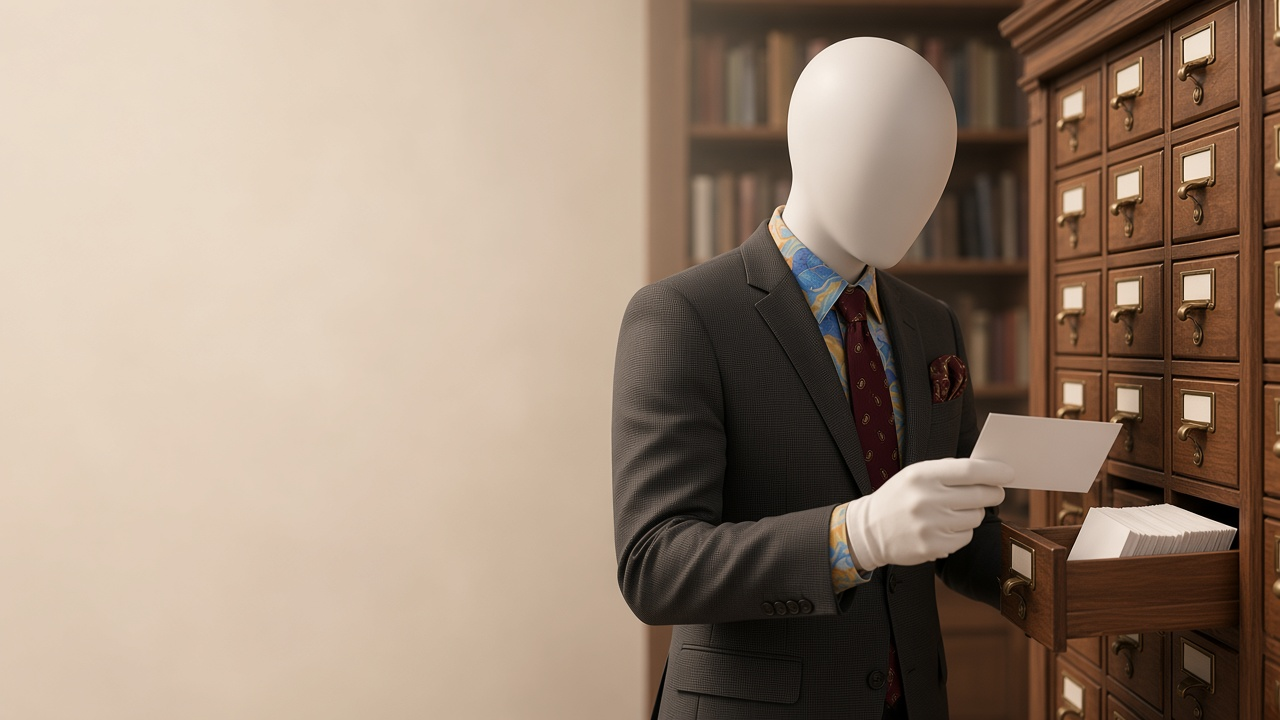
#> input picture assets/images/sparseup/pictures/pj01_fichero.jpg, 1280 x 720 px, found by its file name
$ python -i make_sparseup_boards.py   (imports and definitions only)
#> lines starting #> are read from the running program, lines starting #| are printed output that depends on the picture
"""Write storyboards/sparseup/moduleN.yaml for the SPARSEUP paper-breakdown (video 9).

The script follows /workspace/direction/sparseup/storyboard.md. Graphics already drawn
at 1920×1080 live in /workspace/direction/sparseup/assets/; this copies or crops them
into assets/images/sparseup/moduleN/<id>.png (or .jpg for the character stills).
CARD shots are editorial text_overlay (no photo). Module 1 has no title card; modules
2-11 open with a 2 s title card. The last module ends with 2 s of silence and the
series card. On screen, only figures that appear in the script.

Run from the repo root:
  .venv/bin/python -m scripts.make_sparseup_boards
"""
from __future__ import annotations

import shutil
from pathlib import Path

import yaml
from PIL import Image, ImageDraw, ImageEnhance, ImageFilter, ImageFont

from scripts.make_japon_boards import NoAliases
from studio.parse import parse_script
from studio.storyboard import check_coverage, load as load_board

ROOT = Path(__file__).resolve().parents[1]
SRC = Path("/workspace/direction/sparseup/assets")
PIC = ROOT / "assets/images/sparseup/pictures"
OUT = ROOT / "storyboards/sparseup"
IMAGES = ROOT / "assets/images/sparseup"
SCRIPT = ROOT / "examples/sparseup.md"
FONTS = ROOT / "assets/fonts"
W, H = 1920, 1080

STYLE = (
    "Cinematic photorealistic still, 16:9, shot on 35 mm film, warm muted natural window light, "
    "low saturation, fine film grain, light haze, calm quiet mood, generous negative space. "
    "No text, no letters, no numbers, no logos, no brand marks, no real people."
)
CHARACTER = (
    "The recurring AI character from the reference image: a person whose head is a faceless smooth "
    "matte white mannequin head with no eyes, no mouth and no facial features; charcoal bespoke suit "
    "in a fine birdseye weave; burgundy silk tie with a small gold-cream paisley pattern; burgundy "
    "and antique-gold ornate paisley silk pocket square in the left breast pocket of the jacket "
    "(the wearer's left, which is the viewer's right); under the jacket a vivid koi fish watercolour "
    "Hawaiian shirt in blue, gold and orange. Hands always in plain white cotton archival gloves, "
    "or kept out of frame; never bare skin on the hands."
)

# Scene prompts (for the YAML; the files themselves are already generated).
P = {
    "pj01": "The character, in white archival gloves, stands at a tall wooden library card catalog and takes out a blank index card. Subject in the right two thirds, calm empty wall on the left.",
    "pj02": "The character stands at a wooden table beside the library card catalog and places three blank index cards in a row. Medium shot, subject on the right, empty wall on the left. White archival gloves on both hands.",
    "pj03": "The character looks closely at a small antique pocket chronometer held in white archival gloves, wooden desk, library card catalog behind. Subject on the right, empty wall on the left.",
    "pj04": "The character, medium shot, holds a blank index card in a gloved hand, mannequin head turned toward camera, standing beside the wooden card catalog. Empty band at the bottom for a caption.",
    "pj05": "Close-up of two hands in white archival gloves closing a wooden library card-catalog drawer; polished brass handle, warm afternoon light.",
    "graf": "Editorial cream-paper graphic, no photo.",
}


# Confirmed v2 wording (Juan, 11 Nov 2026). These shots are the only narration
# that differs from v1; the voice cache of every other line is reused:
#   m8-11a  legal/finanzas, with «sin destilación» / «esa comparación»
#   m11-02  BRIGHT-Pro y FreshStack, frente al modelo denso con los mismos datos
#   m11-03a/b  receta habitual de SPLADE → encoders dispersos eficaces
# The Tabla 2 legal graphic (a18a_tabla2_legal.png) already shows «sin destilación».

TITLES = {
    2: "Cómo busca un sistema de IA",
    3: "El atasco",
    4: "Tres cambios",
    5: "1 · Desplazar las puntuaciones",
    6: "2 · Limitar el abanico de cada palabra",
    7: "3 · Plegar el vocabulario",
    8: "Los resultados",
    9: "Los límites",
    10: "Para qué puede servir",
    11: "Final: dos décimas",
}


def _open(name: str) -> Image.Image:
    path = SRC / name
    if not path.exists():
        path = PIC / name
    return Image.open(path).convert("RGB")
#> returned value is the input picture: PIL image 1280x720 RGB; mean R, G, B 155.5, 135.3, 118


def _save(im: Image.Image, dest: Path) -> None:
    dest.parent.mkdir(parents=True, exist_ok=True)
    if dest.suffix.lower() in {".jpg", ".jpeg"}:
        im.resize((W, H), Image.Resampling.LANCZOS).save(dest, quality=92, subsampling=0)
    else:
        im.resize((W, H), Image.Resampling.LANCZOS).save(dest)


def copy_full(name: str, dest: Path) -> None:
    _save(_open(name), dest)


# [45 lines left out: functions focus, tighter, highlight_labels, not called in this run]


# Label blocks on a05_fig1_izquierda.png (right-hand annotations).
A05_LABELS = [
    (1288, 330, 1860, 500),  # Más a la izquierda
    (1288, 520, 1860, 680),  # Más a la derecha
    (1288, 700, 1860, 900),  # El más desplazado
]


def copy_padded(name: str, dest: Path, pad: float = 0.085) -> None:
    """Place the full graphic on a cream field so an 8 % Ken Burns still leaves a margin."""
    im = _open(name).resize((W, H), Image.Resampling.LANCZOS)
    canvas = Image.new("RGB", (W, H), im.getpixel((2, 2)))
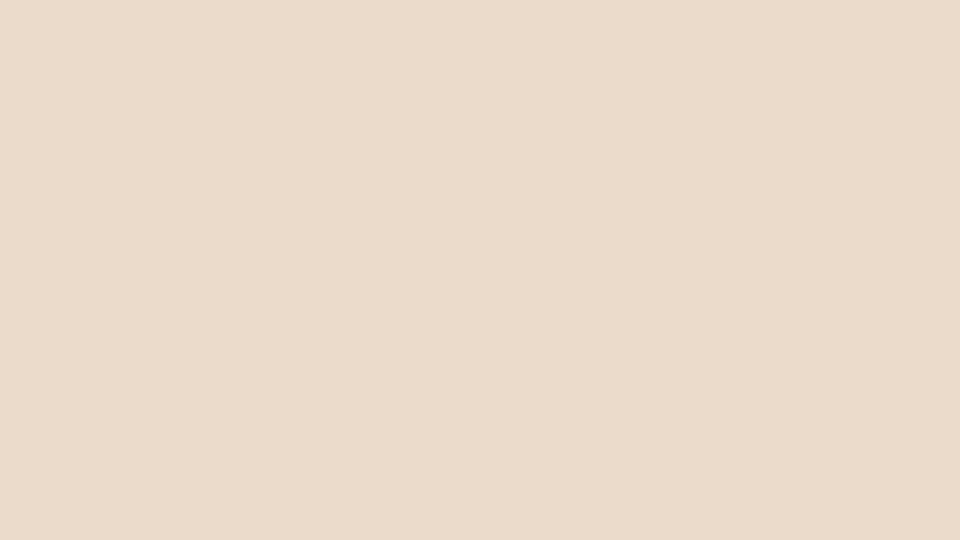
#> canvas: PIL image 1920x1080 RGB (shown at 1/2 size); mean R, G, B 235, 219, 203
    nw, nh = int(W * (1 - 2 * pad)), int(H * (1 - 2 * pad))
    canvas.paste(im.resize((nw, nh), Image.Resampling.LANCZOS), ((W - nw) // 2, (H - nh) // 2))
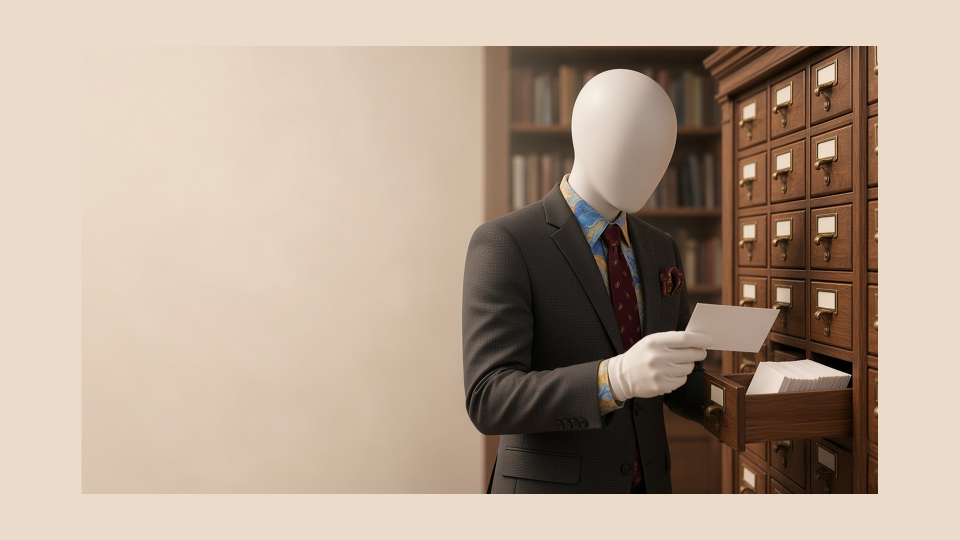
#> canvas: PIL image 1920x1080 RGB (shown at 1/2 size); mean R, G, B 180.3, 161.4, 144.5
    _save(canvas, dest)


# White cards on a17_tabla2_bright_freshstack.png (BRIGHT-Pro, then FreshStack).
A17_CARDS = [
    (122, 332, 1798, 578),
    (122, 622, 1798, 868),
]

# Rows on a13_ficha_modelo.png: base+data, authors, weights.
A13_ROWS = [
    (80, 350, 1840, 520),   # red de base + datos
    (80, 530, 1840, 790),   # autores, dónde, publicado
    (80, 800, 1840, 890),   # pesos
]


# [69 lines left out: functions lotte_columns, caption_bottom, not called in this run]


def title_shot(shot_id: str, title: str) -> dict:
    return {"id": shot_id, "type": "title_card", "lead_in": 2.0, "title": title,
            "subtitle": "SPARSEUP", "text": "", "motion": "none"}


def card(shot_id: str, text: str, overlay: dict, motion: str = "none") -> dict:
    return {"id": shot_id, "type": "text_overlay", "overlay": overlay, "text": text, "motion": motion}


# [13 lines left out: function photo, not called in this run]


def graf(shot_id: str, text: str, motion: str = "none") -> dict:
    return photo(shot_id, text, P["graf"], motion=motion)


# -------------------------------------------------------------------------------------------
# Shot plan: (module, shot dict, image-builder). image-builder is a callable(dest) or None.
# -------------------------------------------------------------------------------------------

# [410 lines left out: functions _plan, main, not called in this run]


# [2 lines not run here, left out]

#> (the run stopped early here; a loop or call above may not have finished)

$ run again, on assets/images/sparseup/pictures/pj03_cronometro.jpg
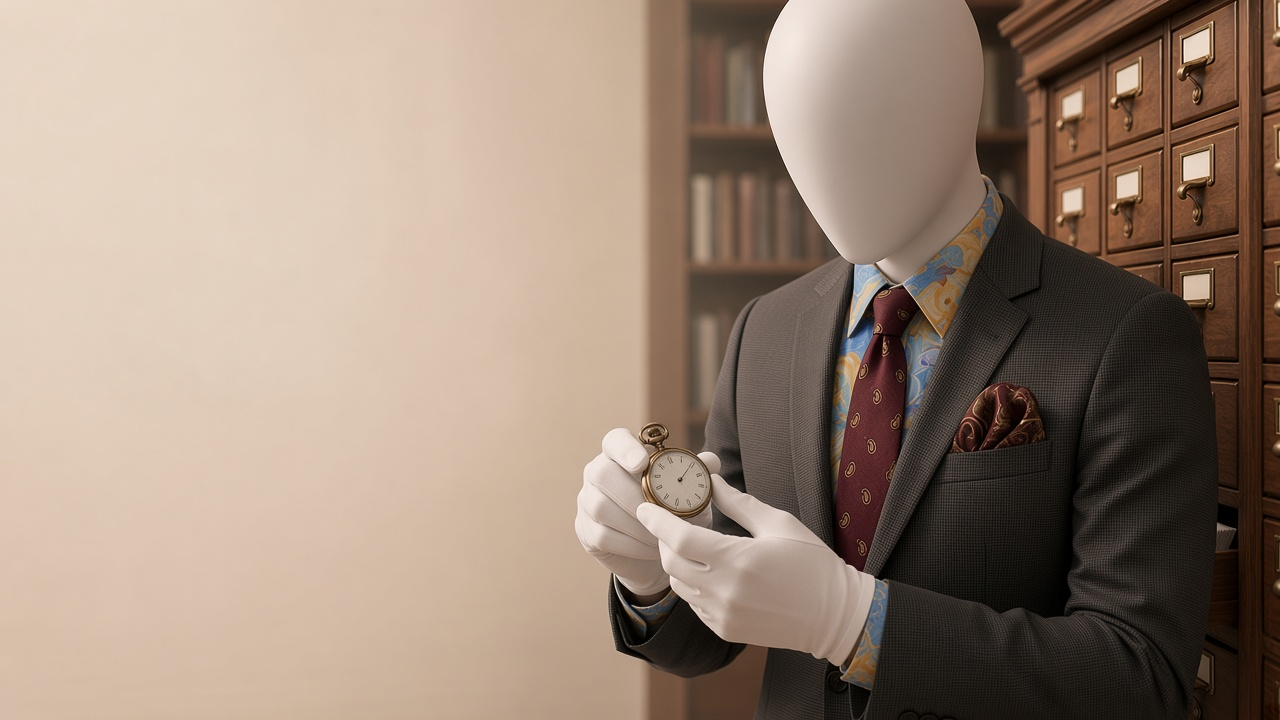
#> input picture assets/images/sparseup/pictures/pj03_cronometro.jpg, 1280 x 720 px, found by its file name
#> in _open, returned value is the input picture: PIL image 1280x720 RGB; mean R, G, B 153.8, 134.1, 118.4
#> in copy_padded, `canvas.paste(im.resize((nw, nh), Image.Resampling.LANCZOS), ((W - nw) ..`:
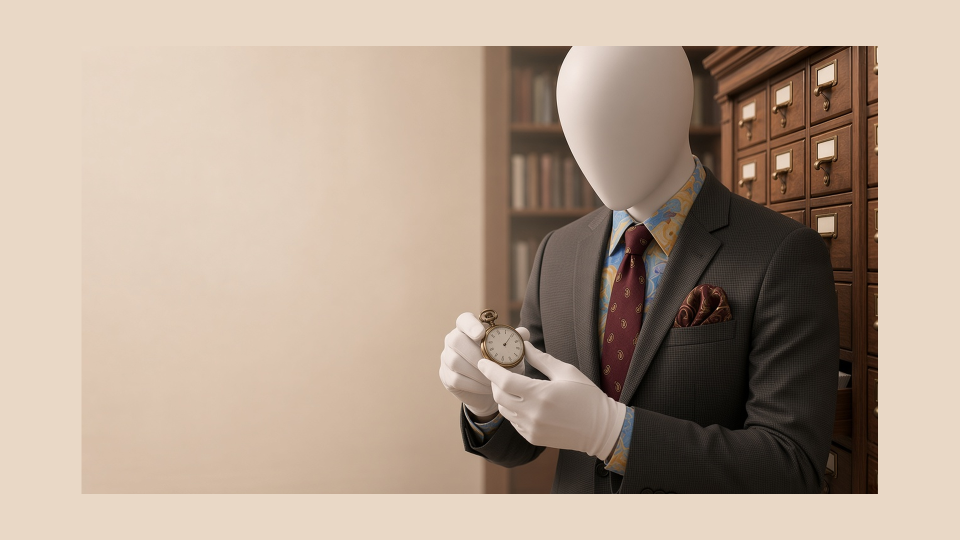
#> canvas: PIL image 1920x1080 RGB (shown at 1/2 size); mean R, G, B 178.5, 159.7, 143.2
